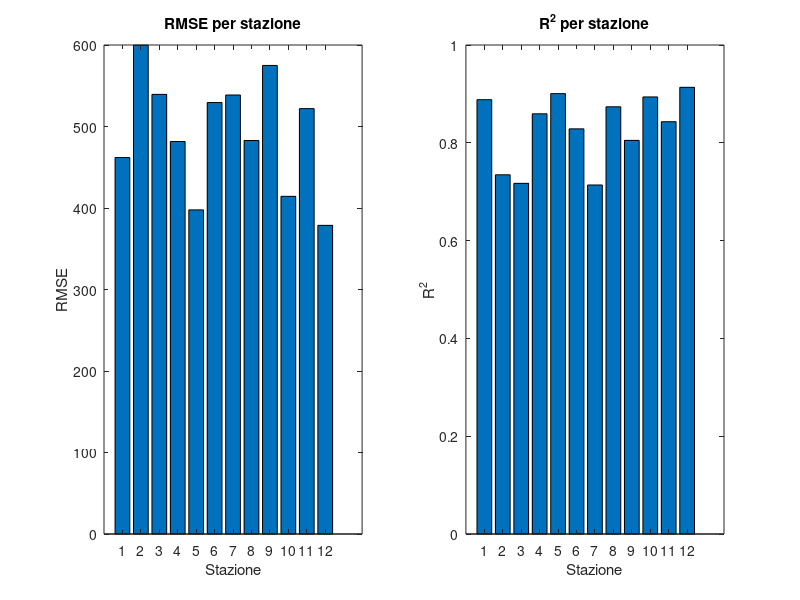
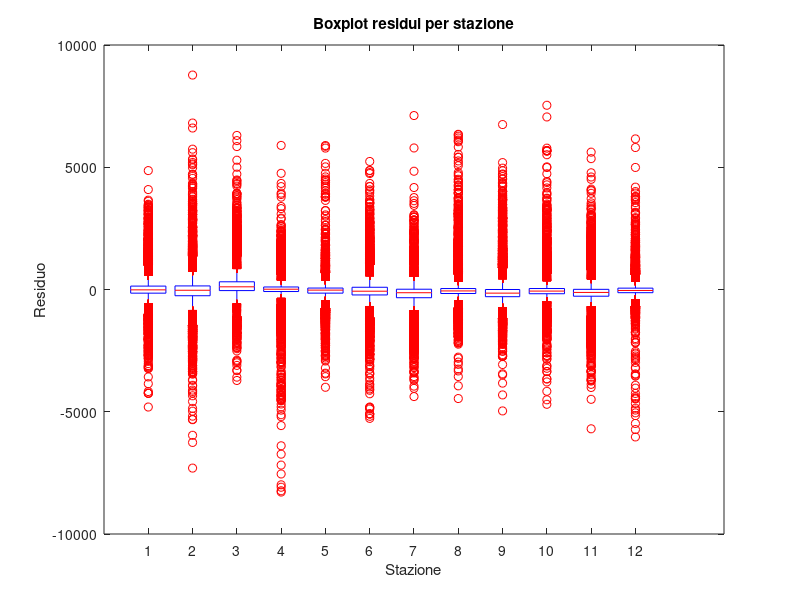

Here is the MATLAB script that generated these plots, in order: (Note: this script raises an error after producing the figures.)
%% Results Analysis
clc;
clearvars;

result = load("src/Results/M4_CO.mat");
r = result.results;

% RMSE e R2 per stazione
figure
subplot(1,2,1)
bar(r.rmse)
title('RMSE per stazione')
xlabel('Stazione')
ylabel('RMSE')

subplot(1,2,2)
bar(r.r2)
title('R^2 per stazione')
xlabel('Stazione')
ylabel('R^2')

% Metriche Global Metrics
mean_rmse = mean(r.rmse, 'omitnan');
mean_r2   = mean(r.r2,   'omitnan');
mean_bias = mean(r.bias, 'omitnan');
std_rmse  = std(r.rmse,  'omitnan');
%cvrmse = (mean_rmse/47.0345); % per NO2
cvrmse = (mean_rmse/1.2059e+03); % per CO

disp(['Mean RMSE: ', num2str(mean_rmse)]);
disp(['Mean R2:   ', num2str(mean_r2)]);
disp(['Mean Bias: ', num2str(mean_bias)]);
disp(['Std RMSE:  ', num2str(std_rmse)]);
disp(['CVRMSE:    ', num2str(cvrmse)]);

% Boxplot residui per stazione
figure
boxplot(r.residuals')
title('Boxplot residui per stazione')
xlabel('Stazione')
ylabel('Residuo')

% Istogramma residui
figure
histogram(r.residuals(:), 50)
title('Distribuzione residui')
xlabel('Residuo')
ylabel('Frequenza')

% Residui medi nel tempo
res_mean = mean(r.residuals, 1, 'omitnan');


% Autocorrelazione residui medi
figure
autocorr(res_mean, 'NumLags', 48)
title('Autocorrelazione residui medi')

% Test di Ljung-Box
[h, pValue] = lbqtest(res_mean, 'Lags', 48);
disp(['Ljung-Box p-value: ', num2str(pValue)]);
disp(['Ljung-Box h:       ', num2str(h)]);

acf1 = zeros(size(r.residuals,1),1);

for i = 1:size(r.residuals,1)
    res = r.residuals(i,:);
    res = res(~isnan(res));
    
    if numel(res) > 10
        acf = autocorr(res,'NumLags',1);
        acf1(i) = acf(2);
    else
        acf1(i) = NaN;
    end
end

mean_acf1 = mean(acf1,'omitnan');

disp(['Mean residual autocorrelation lag1: ', num2str(mean_acf1)])

%%

beta = r.beta;   % cov x station

%mean
% Calculate the mean and standard deviation of beta
mean_beta = mean(beta, 2 , 'omitnan');
disp('Mean Beta per ogni covariata:');
disp(mean_beta);
